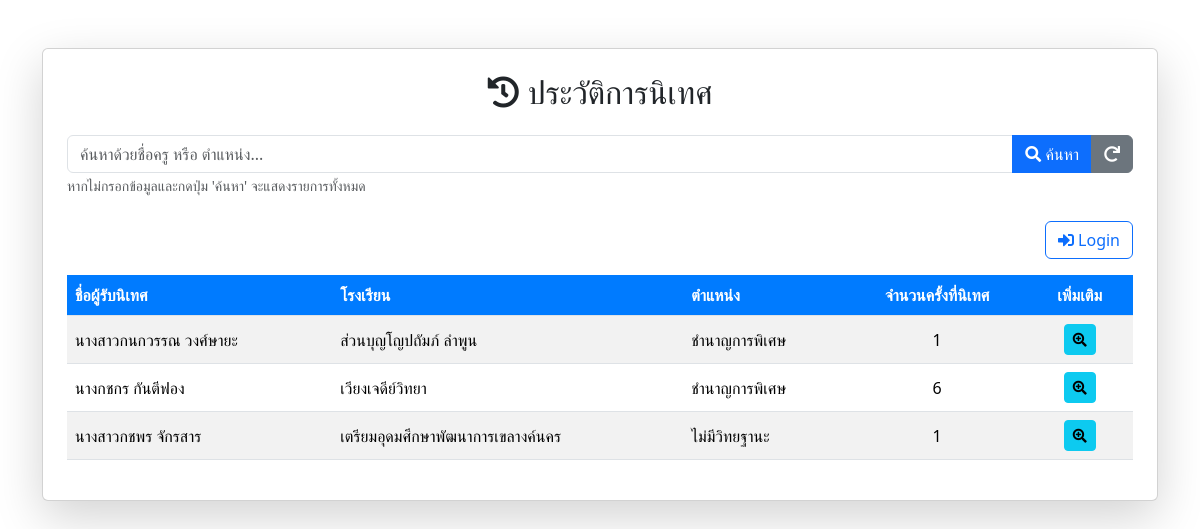
The page /history.php on the database its author committed.
### tables this page shows
CREATE TABLE `teacher` (
  `t_pid` varchar(255) DEFAULT NULL,
  `school_id` int(11) DEFAULT NULL,
  `prefix_id` varchar(3) DEFAULT NULL,
  `PrefixName` varchar(100) DEFAULT NULL,
  `fname` varchar(100) DEFAULT NULL,
  `lname` varchar(100) DEFAULT NULL,
  `adm_rank_id` int(11) DEFAULT NULL,
  `adm_name` varchar(100) DEFAULT NULL,
  `learning_group_id` int(3) DEFAULT NULL,
  `learning_group` varchar(255) DEFAULT NULL,
  `major_subject` varchar(255) DEFAULT NULL
);

CREATE TABLE `school` (
  `school_id` int(11) DEFAULT NULL,
  `SchoolName` varchar(255) DEFAULT NULL,
  `SchoolGroup` int(11) DEFAULT NULL
);

### history.php (the view, shortened to what this page needs)
<?php
require_once 'db_connect.php';
$search_name = isset($_GET['search_name']) ? trim($_GET['search_name']) : '';
$results = [];
$sql = "SELECT
            t.t_pid AS teacher_t_pid,
            CONCAT(t.PrefixName, t.fname, ' ', t.lname) AS teacher_full_name,
            t.adm_name AS teacher_position,
            s_school.SchoolName AS t_school,
            (SELECT COUNT(*) FROM supervision_sessions WHERE teacher_t_pid = t.t_pid) AS supervision_count
        FROM
            (
                SELECT
                    teacher_t_pid,
                    MAX(supervision_date) AS max_date
                FROM supervision_sessions
                GROUP BY teacher_t_pid
            ) AS latest_sessions
        JOIN
            supervision_sessions ss_latest ON latest_sessions.teacher_t_pid = ss_latest.teacher_t_pid AND latest_sessions.max_date = ss_latest.supervision_date
        LEFT JOIN
            teacher t ON ss_latest.teacher_t_pid = t.t_pid
        LEFT JOIN
            school s_school ON t.school_id = s_school.school_id
        ";
$sql .= " ORDER BY latest_sessions.max_date DESC";
$stmt = $conn->prepare($sql);
$stmt->execute();
$result = $stmt->get_result();
if ($result->num_rows > 0) {
    while ($row = $result->fetch_assoc()) {
        $results[] = $row;
    }
}
?>
<!DOCTYPE html>
<html lang="th">
<head>
    <link href="https://cdn.jsdelivr.net/npm/bootstrap@5.3.3/dist/css/bootstrap.min.css" rel="stylesheet">
    <link rel="stylesheet" href="https://cdnjs.cloudflare.com/ajax/libs/font-awesome/5.15.4/css/all.min.css">
</head>
<body>
    <div class="container mt-5">
        <div class="card shadow-lg p-4">
            <h2 class="card-title text-center mb-4"><i class="fas fa-history"></i> ประวัติการนิเทศ</h2>
            <form method="GET" action="history.php" class="mb-4">
                <div class="input-group">
                    <input type="text" class="form-control" placeholder="ค้นหาด้วยชื่อครู หรือ ตำแหน่ง..." name="search_name" value="<?php echo htmlspecialchars($search_name); ?>">
                    <button class="btn btn-primary" type="submit"><i class="fas fa-search"></i> ค้นหา</button>
                    <a href="history.php" class="btn btn-secondary" title="แสดงรายการทั้งหมด">
                        <i class="fas fa-redo"></i>
                    </a>
                </div>
                <small class="form-text text-muted">หากไม่กรอกข้อมูลและกดปุ่ม 'ค้นหา' จะแสดงรายการทั้งหมด</small>
            </form>
            <?php if (isset($_SESSION['is_logged_in']) && $_SESSION['is_logged_in'] === true): ?>
                <div class="d-flex justify-content-end align-items-center mb-3 gap-2">
                    <a href="index.php" class="btn btn-success">
                        <i class="fas fa-plus-circle"></i> บันทึกการนิเทศ
                    </a>
                    <a href="graph/satisfaction_dashboard.php" class="btn btn-info">
                        <i class="fas fa-chart-pie"></i> สรุปผลความพึงพอใจ
                    </a>
                    <a href="logout.php" class="btn btn-danger">
                        <i class="fas fa-sign-out-alt"></i> ออกจากระบบ
                    </a>
                </div>
            <?php else: ?>
                <div class="d-flex justify-content-end align-items-center mb-3">
                    <a href="login.php" class="btn btn-outline-primary">
                        <i class="fas fa-sign-in-alt"></i> Login
                    </a>
                </div>
            <?php endif; ?>
            <div class="table-responsive">
                <table class="table table-striped table-hover table-custom align-middle">
                    <thead>
                        <tr>
                            <th scope="col">ชื่อผู้รับนิเทศ</th>
                            <th scope="col">โรงเรียน</th>
                            <th scope="col">ตำแหน่ง</th>
                            <th scope="col" class="text-center">จำนวนครั้งที่นิเทศ</th>
                            <th scope="col" class="text-center" style="width: 10%;">เพิ่มเติม</th>
                        </tr>
                    </thead>
                    <tbody>
                        <?php if (empty($results)) : ?>
                            <tr>
                                <td colspan="5" class="text-center text-danger fw-bold">
                                    <?php echo !empty($search_name) ? "ไม่พบข้อมูลการนิเทศที่ตรงกับการค้นหา: \"" . htmlspecialchars($search_name) . "\"" : "ไม่พบประวัติการนิเทศที่บันทึกไว้ในระบบ"; ?>
                                </td>
                            </tr>
                        <?php else : ?>
                            <?php foreach ($results as $row) : ?>
                                <tr>
                                    <td><?php echo htmlspecialchars($row['teacher_full_name']); ?></td>
                                    <td><?php echo htmlspecialchars($row['t_school']); ?></td>
                                    <td><?php echo htmlspecialchars($row['teacher_position']); ?></td>
                                    <td class="text-center">
                                        <?php echo htmlspecialchars($row['supervision_count']); ?>
                                    </td>
                                    <td class="text-center">
                                        <form method="POST" action="session_details.php" style="display:inline;">
                                            <button type="submit" class="btn btn-sm btn-info" title="ดูประวัติการนิเทศทั้งหมดของครูท่านนี้">
                                                <i class="fas fa-search-plus"></i>
                                            </button>
                                        </form>
                                    </td>
                                </tr>
                            <?php endforeach; ?>
                        <?php endif; ?>
                    </tbody>
                </table>
            </div>
        </div>
    </div>
</body>
</html>

### history.php (style rules this page uses)
.table-custom th { background-color: #007bff; color: white; vertical-align: middle; }
.table-custom td { vertical-align: middle; }

### rows shown on the page
teacher: teacher_full_name "นางสาวกนกวรรณ วงศ์ษายะ", school.SchoolName "ส่วนบุญโญปถัมภ์ ลำพูน", adm_name "ชำนาญการพิเศษ", supervision_count "1"
teacher: teacher_full_name "นางกชกร กันตีฟอง", school.SchoolName "เวียงเจดีย์วิทยา", adm_name "ชำนาญการพิเศษ", supervision_count "6"
teacher: teacher_full_name "นางสาวกชพร จักรสาร", school.SchoolName "เตรียมอุดมศึกษาพัฒนาการเขลางค์นคร", adm_name "ไม่มีวิทยฐานะ", supervision_count "1"
